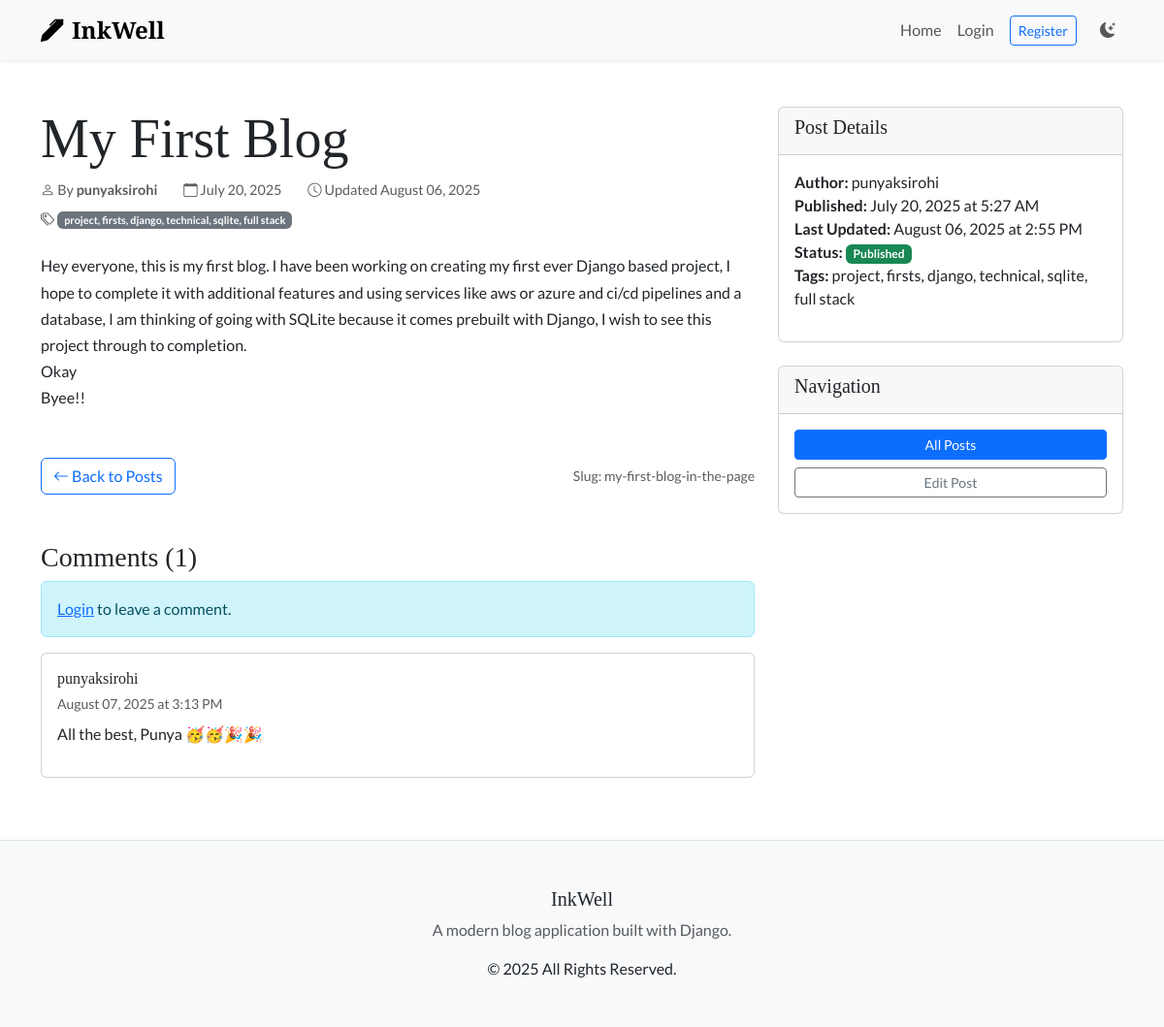
Page /my-first-blog-in-the-page/ on the committed database.
### blog/models.py (models this page shows, shortened)
class Post(models.Model):
    title = models.CharField(max_length=200, unique=True)
    slug = models.SlugField(max_length=200, unique=True)
    body = models.TextField()
    created_at = models.DateTimeField(auto_now_add=True)
    updated_at = models.DateTimeField(auto_now=True)
    author = models.ForeignKey('auth.User', on_delete=models.CASCADE)
    tags = models.CharField(max_length=200, blank=True)
    status = models.IntegerField(choices=STATUS, default=0)
    class Meta:
        ordering = ['-created_at']

class Comment(models.Model):
    post = models.ForeignKey(Post, on_delete=models.CASCADE, related_name='comments')
    author = models.ForeignKey('auth.User', on_delete=models.CASCADE)
    content = models.TextField()
    created_at = models.DateTimeField(auto_now_add=True)
    active = models.BooleanField(default=True)
    class Meta:
        ordering = ['created_at']

### blog/views.py (the view)
# urls.py: path('<slug:slug>/', views.PostDetailView.as_view(), name='post_detail'),
class PostDetailView(DetailView):
    model = Post
    template_name = 'blog/post_detail.html'
    context_object_name = 'post'
    def get_queryset(self):
        return Post.objects.filter(status=1)
    def get_context_data(self, **kwargs):
        context = super().get_context_data(**kwargs)
        context['comments'] = self.object.comments.filter(active=True)
        context['comment_form'] = CommentForm()
        return context

### templates/blog/post_detail.html (shortened to what this page needs)
{% extends 'base.html' %}
{% block content %}
<div class="row">
    <div class="col-md-8">
        <article class="mb-5">
            <header class="mb-4">
                <h1 class="display-4">{{ post.title }}</h1>
                <div class="post-meta mb-3">
                    <span class="me-4">
                        <i class="bi bi-person"></i> By <strong>{{ post.author.username }}</strong>
                    </span>
                    <span class="me-4">
                        <i class="bi bi-calendar"></i> {{ post.created_at|date:"F d, Y" }}
                    </span>
                    <span class="me-4">
                        <i class="bi bi-clock"></i> Updated {{ post.updated_at|date:"F d, Y" }}
                    </span>
                    {% if post.tags %}
                    <div class="mt-2">
                        <i class="bi bi-tags"></i>
                        <span class="badge bg-secondary">{{ post.tags }}</span>
                    </div>
                    {% endif %}
                </div>
            </header>
            <div class="post-content">
                {{ post.body|linebreaks }}
            </div>
        </article>
        <div class="d-flex justify-content-between align-items-center mb-5">
            <a href="{% url 'blog:post_list' %}" class="btn btn-outline-primary">
                <i class="bi bi-arrow-left"></i> Back to Posts
            </a>
            <small class="text-muted">Slug: {{ post.slug }}</small>
        </div>
        <section class="mt-5">
            <h3>Comments ({{ comments.count }})</h3>
            {% if user.is_authenticated %}
                <div class="card mb-4">
                    <div class="card-header">
                        <h5>Add a Comment</h5>
                    </div>
                    <div class="card-body">
                        <form method="post" action="{% url 'blog:add_comment' post.slug %}">
                            {% csrf_token %}
                            {{ comment_form.content }}
                            <button type="submit" class="btn btn-primary mt-2">Post Comment</button>
                        </form>
                    </div>
                </div>
            {% else %}
                <div class="alert alert-info">
                    <a href="{% url 'login' %}">Login</a> to leave a comment.
                </div>
            {% endif %}
            {% if comments %}
                {% for comment in comments %}
                <div class="card mb-3">
                    <div class="card-body">
                        <div class="d-flex justify-content-between align-items-start">
                            <div>
                                <h6 class="card-title mb-1">{{ comment.author.get_full_name|default:comment.author.username }}</h6>
                                <small class="text-muted">{{ comment.created_at|date:"F d, Y \a\t g:i A" }}</small>
                            </div>
                        </div>
                        <div class="card-text mt-2">{{ comment.content|linebreaks }}</div>
                    </div>
                </div>
                {% endfor %}
            {% else %}
                <div class="alert alert-light">
                    <p class="mb-0">No comments yet. Be the first to comment!</p>
                </div>
            {% endif %}
        </section>
    </div>
    <div class="col-md-4">
        <div class="card mb-4">
            <div class="card-header">
                <h5>Post Details</h5>
            </div>
            <div class="card-body">
                <ul class="list-unstyled">
                    <li><strong>Author:</strong> {{ post.author.get_full_name|default:post.author.username }}</li>
                    <li><strong>Published:</strong> {{ post.created_at|date:"F d, Y \a\t g:i A" }}</li>
                    <li><strong>Last Updated:</strong> {{ post.updated_at|date:"F d, Y \a\t g:i A" }}</li>
                    <li><strong>Status:</strong>
                        <span class="badge bg-success">Published</span>
                    </li>
                    {% if post.tags %}
                    <li><strong>Tags:</strong> {{ post.tags }}</li>
                    {% endif %}
                </ul>
            </div>
        </div>
        <div class="card">
            <div class="card-header">
                <h5>Navigation</h5>
            </div>
            <div class="card-body">
                <div class="d-grid gap-2">
                    <a href="{% url 'blog:post_list' %}" class="btn btn-primary btn-sm">All Posts</a>
                    <a href="/admin/blog/post/{{ post.id }}/change/" class="btn btn-outline-secondary btn-sm">Edit Post</a>
                </div>
            </div>
        </div>
    </div>
</div>
{% endblock %}

### blog/static/blog/main.css (style rules this page uses)
:root { --primary-color: #0d6efd; --secondary-color: #6c757d; --font-heading: 'Merriweather', serif; --font-body: 'Lato', sans-serif; --border-radius: 0.375rem; --shadow-sm: 0 .125rem .25rem rgba(0, 0, 0, .075); --shadow-md: 0 .5rem 1rem rgba(0, 0, 0, .15); }
body { font-family: var(--font-body); }
h1, h2, h3, h4, h5, h6, .brand-font { font-family: var(--font-heading); }
.post-meta { font-size: 0.9rem; color: var(--bs-secondary-color); }
.post-content { line-height: 1.7; }

### rows in the picture
Post: title "My First Blog", author.username "punyaksirohi", created_at "July 20, 2025", updated_at "August 06, 2025", tags "project, firsts, django, technical, sqlite, full stack", body "Hey everyone, this is my first blog. I have been working on creating my first ever Django based project, I hope to complete it with additional features and using services like aws or azure and ci/cd pipelines and a database, I am thinking of going with SQLite because it comes prebuilt with Django, I wish to see this project through to completion. Okay Byee!!", slug "my-first-blog-in-the-page", author.get_full_name "punyaksirohi", created_at "July 20, 2025 at 5:27 AM", updated_at "August 06, 2025 at 2:55 PM"
Comment: author.get_full_name "punyaksirohi", created_at "August 07, 2025 at 3:13 PM", content "All the best, Punya 🥳🥳🎉🎉"

### other values in the picture
{{ comments.count }} "1"
